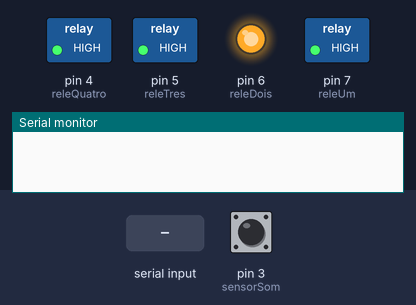
This sketch was run on a simulated Arduino Leonardo, built with avr-gcc and run on an emulated ATmega32U4. On the bench: switched loads named in the sketch (green lamp = pin HIGH), output pins drawn as LEDs (lit = HIGH), the last lines printed to the serial monitor. The inputs (shaded band) are chosen by the test bench; at power-on: pin 3 (sensorSom) HIGH.

Above: at 1.2 s.
1.3 s: "*Ligar todos" received over Serial
At 2.0 s:
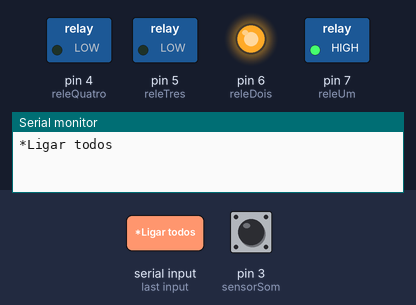
2.9 s: "*desligar um" received over Serial
At 4.2 s:
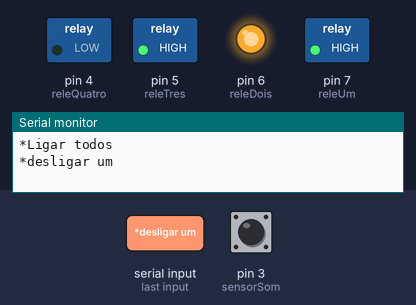
4.5 s: "*desligar todos" received over Serial
At 5.6 s:
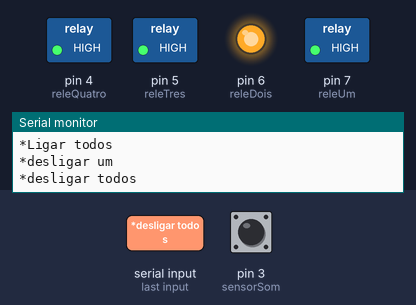
6.1 s: "*ligar um" received over Serial
At 6.9 s:
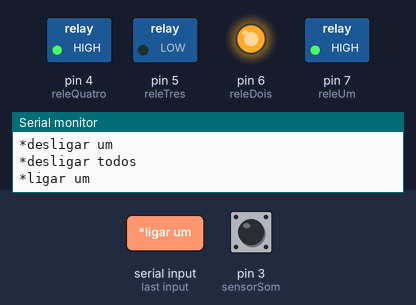
7.6 s: pin 3 (sensorSom) pulsed LOW 2 times (0.12 s each, 0.3 s apart)
At 9.0 s:
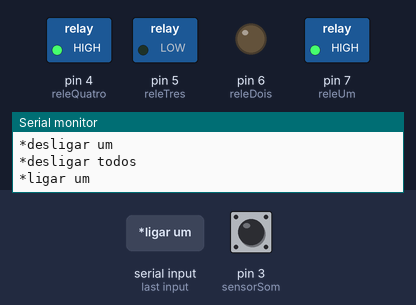
9.9 s: "*ligar dois" received over Serial
At 10.6 s:
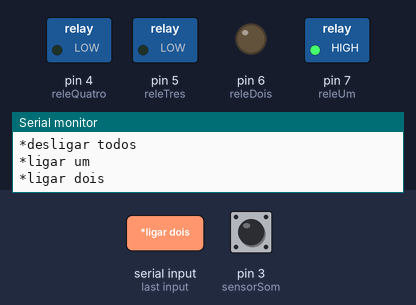
Timing chart, 0 to 12.5 s (numbered marks = the images above; inputs shaded):
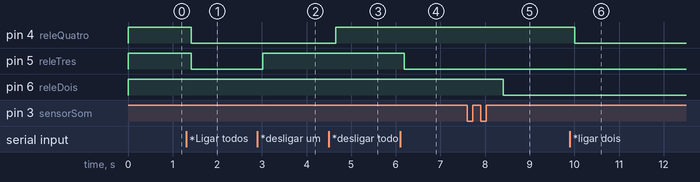

The sketch:

CEE_projetoSARA_sketch.ino
```cpp
/*
 * S.A.R.A - Sistema Autônomo para Residências automáticas
 * Projeto CEE | Turma 1D - Ciência da computação
 * Criado por: Leonardo Borim Silva
 */

/**************************************** DEFINIÇÕES ******************************************* */

//Relês controlados pelo Sensor de Som e seus respectivos pinos
#define releUm 7
#define releDois 6

//Relês controlados pelo Módulo Bluetooth e seus respectivos pinos
#define releTres 5
#define releQuatro 4

//Pino de controle do sensor de som
#define sensorSom 3
#define teste 4

/**************************************** VARIÁVEIS ******************************************** */

String voz;                 //Variável responsável por receber os dados de voz do usuário em forma de String.
int delayfinal = 100;       //Representação de um tempo em milissegundos, esse tempo é aguardado pelo programa para que se inicie novamente o loop.
int duracaoPalma = 200;     //Representação de um tempo em milissegundos, é o tempo que dura o som de uma palma, precisa ser calibrado entre 100 e 250.
int intervaloPalmas = 500;  //Representação de um tempo em milissegundos, é o intervalo máximo permitido entre uma sequência de palmas.
int quantidadePalmas = 0;   //Quantidade de palmas registradas.
long momentoPalma = 0;      //Marcador usado para a detecção das palmas, será utilizado junto com a função millis.
long esperaPalmas = 0;      //Marcador usado para contagem dos intervalos de tempo, será utilizado junto com a função millis.

/************************************* CONFIGURAÇÕES INICIAIS ************************************ */

//OBS: A lógica implementada para essa aplicação foi invertida, ou seja: HIGH == Desligado; LOW == Desligado

//Função para acionar dois relês de uma vez
void allon(){
  digitalWrite(releTres, LOW);
  digitalWrite(releQuatro, LOW);
}

//Função para desligar dois relês de uma vez
void alloff(){
  digitalWrite(releTres, HIGH);
  digitalWrite(releQuatro, HIGH);
}

void setup() {
  //Comando que chama o monitor serial em bits por segundo
  Serial.begin(9600);

  // Definição da função de cada pino, se vão receber (INPUT) ou enviar (OUTPUT) informações.
  pinMode(sensorSom,INPUT);
  pinMode(releUm,OUTPUT);
  pinMode(releDois,OUTPUT);
  pinMode(releTres, OUTPUT);
  pinMode(releQuatro, OUTPUT);

  // Inicia todos os relés na posição na qual os contatos estão desligados.
  digitalWrite(releUm,HIGH);
  digitalWrite(releDois,HIGH);
  digitalWrite(releTres,HIGH);
  digitalWrite(releQuatro,HIGH);

}
/************************************* INICIO DO LAÇO DE EXECUÇÃO ************************************ */

void loop() {

  /****************************** ACIONAMENTO POR SENSOR DE SOM ************************************* */

  //Faz a leitura digital do sensor de som, quando este sensor detecta som ele desliga a porta de entrada, mudando seu estado para LOW e quando não detecta mantem em HIGH.
  int leituraSom = digitalRead(sensorSom);

  //Ações quando o sensor detectar som.
  if (leituraSom == LOW) {

     //Marca o momento da palma, soma a quantidade de palmas e aguarda um intervalo para não marcar a mesma palma mais de uma vez.
     if (momentoPalma == 0) {
        momentoPalma = esperaPalmas = millis();
        quantidadePalmas = quantidadePalmas + 1;
     } else if ((millis() - momentoPalma) >= duracaoPalma) {
        momentoPalma = 0;
     }
  }

  //Verifica se nenhuma palma mais pode ser dada, e em seguida faz o acionamento dos relés conforme o número de palmas já registrado.
  if (((millis() - esperaPalmas) > intervaloPalmas) && (quantidadePalmas != 0)) {

    if(quantidadePalmas == 1){
       digitalWrite(releUm, !digitalRead(releUm));          //O sinal de exclamação inverte a condição do relé, se estava ligado será desligado e vice versa.
       }
    if(quantidadePalmas == 2){
       digitalWrite(releDois, !digitalRead(releDois));      //O sinal de exclamação inverte a condição do relé, se estava ligado será desligado e vice versa.
       }
    if(quantidadePalmas == 3){
       digitalWrite(releDois, !digitalRead(releDois));      //O sinal de exclamação inverte a condição do relé, se estava ligado será desligado e vice versa.
       digitalWrite(releUm, !digitalRead(releUm));
       }

     delay(delayfinal);     //Tempo de espera para continuar o programa, importante para evitar efeitos de possiveis detecções truncadas de ecos e reverberações no som.
     quantidadePalmas = 0;  //Retoma a condição inicial da quantidade de palmas.
   }

  /************************** ACIONAMENTO POR COMANDO DE VOZ VIA BLUETOOTH ************************** */

  while (Serial.available()){     //Checa se não há nenhum byte restante
      delay(10);                  //Tempo de espera adicionado para estabilização
      char c = Serial.read();     //Entrada de dados pela função serial
      if (c == '#') {
        break;
        }                         //Sai do loop quando # é declarada após a palavra dita
        voz += c;                 //Atalho para voice = voice + c
    }
  if (voz.length() > 0) {
    Serial.println(voz);
    }

  //-------------Controle de ambos os relês---------------//

  //LIGAR todos os relês chamando a função
  if(voz == "*Ligar todos") {
    allon();
    }

  //DESLIGAR ambos os relês chamando a função
  else if(voz == "*desligar todos"){
    alloff();
    }

  //----------Controle de cada relê separadamente----------//

  //LIGAR um de cada vez:
  else if(voz == "*ligar um") {
    digitalWrite(releTres, LOW);
    }
  else if(voz == "*ligar dois") {
    digitalWrite(releQuatro, LOW);
    }

  // DESLIGAR um de cada vez:
  else if(voz == "*desligar um") {
    digitalWrite(releTres, HIGH);
    }
  else if(voz == "*desligar dois") {
    digitalWrite(releQuatro, HIGH);
    }
  voz="";
}
```

Measured:
- after the input at 1.3 s, pin 4 (releQuatro), pin 5 (releTres): HIGH → LOW after 0.12 s
- after the input at 2.9 s, pin 5 (releTres): LOW → HIGH after 0.12 s
- after the input at 4.5 s, pin 4 (releQuatro): LOW → HIGH after 0.15 s
- after the input at 6.1 s, pin 5 (releTres): HIGH → LOW after 0.09 s
- after the input at 7.6 s, pin 6 (releDois): HIGH → LOW after 0.80 s
- after the input at 9.9 s, pin 4 (releQuatro): HIGH → LOW after 0.11 s
